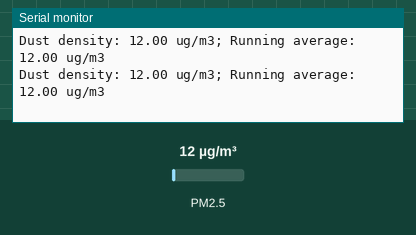
Bench run of a sketch on a simulated ESP32. Shown: the last lines printed to the serial monitor. Inputs (shaded band) come from the test bench; at power-on: PM2.5 12 µg/m³.

Above: at 1.2 s.
1.3 s: PM2.5 set to 6 µg/m³
At 2.5 s:
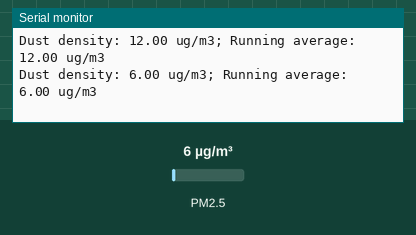
2.8 s: PM2.5 set to 75 µg/m³
At 3.8 s:
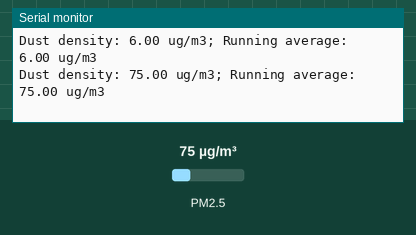
Timing chart, 0 to 5.8 s (numbered marks = the images above; inputs shaded):
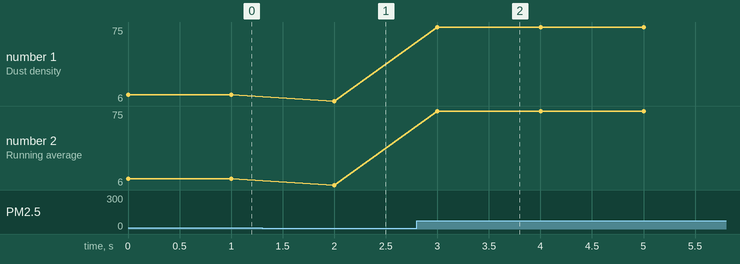

Measured:
- after the input at 1.3 s, the serial monitor: prints a new line after 0.70 s (image 1)
- after the input at 2.8 s, the serial monitor: prints a new line after 0.20 s (image 2)
- plotted number 1: 12 → 6 after the input at 1.3 s, 6 → 75 after the input at 2.8 s
- plotted number 2: 12 → 6 after the input at 1.3 s, 6 → 75 after the input at 2.8 s

The sketch:

BasicReadingSharp.ino
```cpp
#include <SPI.h>              // include libraries
#include <GP2YDustSensor.h>

const uint8_t SHARP_LED_PIN = 25;   // Sharp Dust/particle sensor Led Pin
const uint8_t SHARP_VO_PIN = 39;    // Sharp Dust/particle analog out pin used for reading

GP2YDustSensor dustSensor(GP2YDustSensorType::GP2Y1010AU0F, SHARP_LED_PIN, SHARP_VO_PIN);

void setup() {
  Serial.begin(115200);
  dustSensor.setBaseline(5.0); // set no dust voltage according to your own experiments
  //dustSensor.setCalibrationFactor(1.1); // calibrate against precision instrument
  dustSensor.begin();
}

void loop() {

  Serial.print("Dust density: ");
  Serial.print(dustSensor.getDustDensity());
  Serial.print(" ug/m3; Running average: ");
  Serial.print(dustSensor.getRunningAverage());
  Serial.println(" ug/m3");
  delay(1000);
}
```
